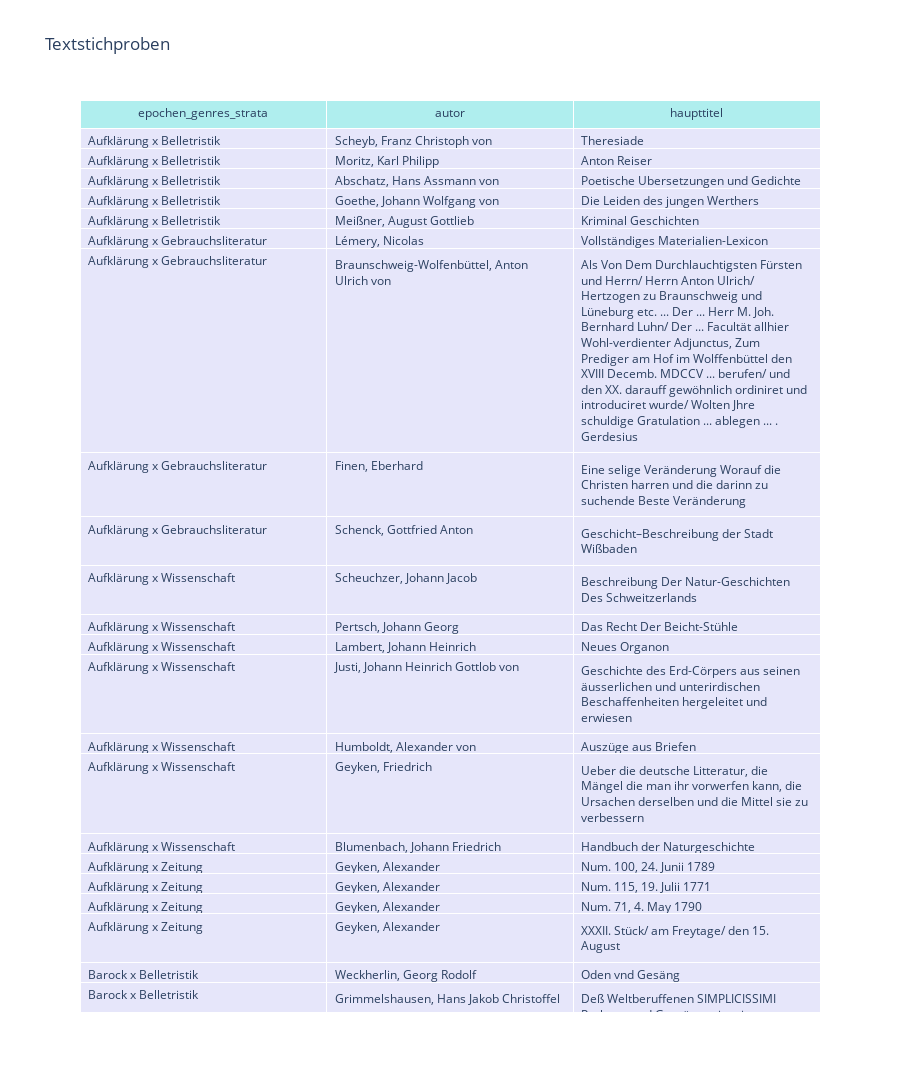

The notebook cell saved with this chart:
### Markdown cell above
Nun kann überprüft werden, ob die aktualisierte Liste repräsentativer ist und weniger Wiederholungen enthält.

### Code cell
import pandas as pd
import sqlite3
import plotly.graph_objects as go

con = sqlite3.connect("Datenbank.db")

query = """SELECT epochen_genres_strata, autor, haupttitel FROM samples"""

df = pd.read_sql_query(query, con)
df_sorted = df.sort_values(by="epochen_genres_strata", ascending=True)

fig = go.Figure(data=[go.Table(
    header=dict(
        values=list(df_sorted.columns),
        fill_color="paleturquoise",
        align="center"
    ),
    cells=dict(
        values=[df_sorted[col] for col in df_sorted.columns],
        fill_color="lavender",
        align="left"
    )
)])
con.close()
fig.update_layout(title="Textstichproben", height=3000)
fig.show()

### Figure 1 — Plotly figure (JSON) as saved in the notebook; plotly's stock layout.template omitted (floating-point values rounded to 4 significant figures; data arrays with more than 128 entries replaced by an {"elided": "..."} marker saying what was removed)
{"data": [{"cells": {"align": "left", "fill": {"color": "lavender"}, "values": {"elided": "3x100 str values"}}, "header": {"align": "center", "fill": {"color": "paleturquoise"}, "values": ["epochen_genres_strata", "autor", "haupttitel"]}, "type": "table"}], "layout": {"height": 3000, "title": {"text": "Textstichproben"}}}
